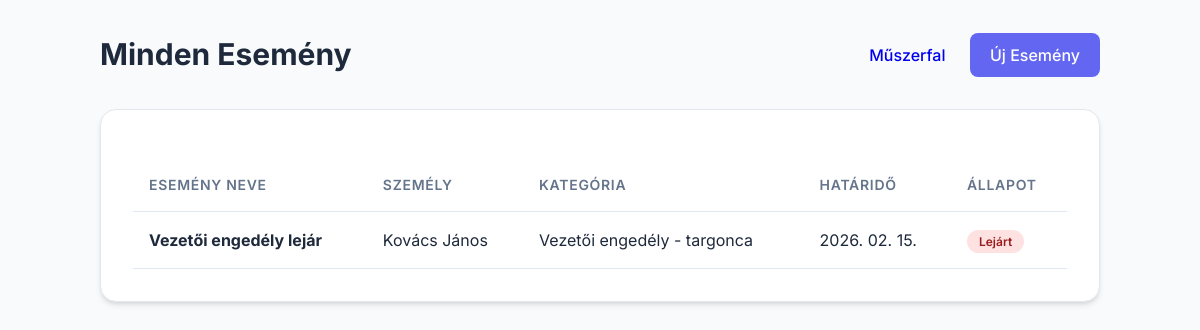
The page /list/ on the database as committed earlier.
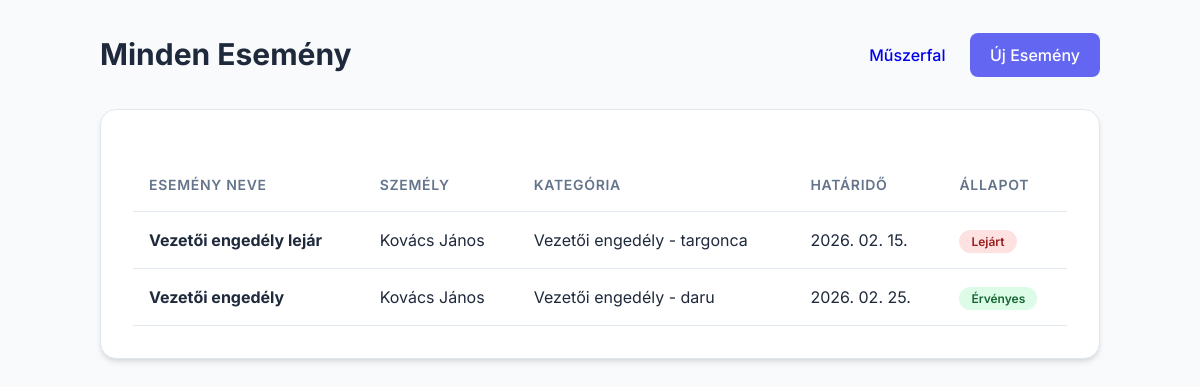
The same page on the database as committed later.
### todoapp/models.py (models this page shows, shortened)
class Event(models.Model):
    name = models.CharField(max_length=200, verbose_name="Esemény/Okmány neve")
    person = models.ForeignKey(Person, on_delete=models.CASCADE, related_name='events', verbose_name="Érintett személy")
    subcategory = models.ForeignKey(SubCategory, on_delete=models.PROTECT, related_name='events', verbose_name="Kategória")
    deadline = models.DateField(verbose_name="Érvényesség vége (határidő)")
    created_at = models.DateTimeField(auto_now_add=True)
    @property
    def is_valid(self):
        return self.deadline >= timezone.now().date()
    class Meta:
        verbose_name = "Esemény"
        verbose_name_plural = "Események"
        ordering = ['deadline']

class Person(models.Model):
    full_name = models.CharField(max_length=200, verbose_name="Név")
    email = models.EmailField(blank=True, null=True, verbose_name="E-mail")
    phone = models.CharField(max_length=20, blank=True, null=True, verbose_name="Telefonszám")
    class Meta:
        verbose_name = "Személy"
        verbose_name_plural = "Személyek"

class SubCategory(models.Model):
    name = models.CharField(max_length=100, verbose_name="Alkategória")
    main_category = models.ForeignKey(MainCategory, on_delete=models.CASCADE, related_name='subcategories', verbose_name="Főkategória")
    def __str__(self):
        return f"{self.main_category.name} - {self.name}"
    class Meta:
        verbose_name = "Alkategória"
        verbose_name_plural = "Alkategóriák"

class MainCategory(models.Model):
    name = models.CharField(max_length=100, verbose_name="Főkategória")
    class Meta:
        verbose_name = "Főkategória"
        verbose_name_plural = "Főkategóriák"

### todoapp/views.py (the view)
# urls.py: path('list/', views.EventListView.as_view(), name='event_list'),
class EventListView(ListView):
    model = Event
    template_name = 'todoapp/event_list.html'
    context_object_name = 'events'

### todoapp/templates/todoapp/event_list.html (shortened to what this page needs)
{% extends 'todoapp/base.html' %}
{% block header_title %}Minden Esemény{% endblock %}
{% block nav_buttons %}
<a href="{% url 'dashboard' %}" class="btn">Műszerfal</a>
<a href="{% url 'event_create' %}" class="btn btn-primary">Új Esemény</a>
{% endblock %}
{% block content %}
<div class="card">
    {% if events %}
    <div style="overflow-x: auto;">
        <table>
            <thead>
                <tr>
                    <th>Esemény neve</th>
                    <th>Személy</th>
                    <th>Kategória</th>
                    <th>Határidő</th>
                    <th>Állapot</th>
                </tr>
            </thead>
            <tbody>
                {% for event in events %}
                <tr>
                    <td><strong>{{ event.name }}</strong></td>
                    <td>{{ event.person.full_name }}</td>
                    <td>{{ event.subcategory }}</td>
                    <td>{{ event.deadline|date:"Y. m. d." }}</td>
                    <td>
                        {% if not event.is_valid %}
                        <span class="status status-expired">Lejárt</span>
                        {% else %}
                        <span class="status status-valid">Érvényes</span>
                        {% endif %}
                    </td>
                </tr>
                {% endfor %}
            </tbody>
        </table>
    </div>
    {% else %}
    <p style="text-align: center; color: var(--text-muted); padding: 2rem;">Nincs még rögzített esemény.</p>
    {% endif %}
</div>
{% endblock %}

### todoapp/templates/todoapp/base.html (shortened to what this page needs)
<!DOCTYPE html>
<html lang="hu">
<head>
</head>
<body>
    <div class="container">
        <header>
            <h1>
                <a href="{% url 'dashboard' %}" style="text-decoration: none; color: inherit;">
                    {% block header_title %}Emlékeztető Rendszer{% endblock %}
                </a>
            </h1>
            <div>
                {% block nav_buttons %}{% endblock %}
            </div>
        </header>
        <main>
            {% block content %}{% endblock %}
        </main>
    </div>
</body>
</html>

### todoapp/templates/todoapp/base.html (style rules this page uses)
:root { --primary: #6366f1; --primary-hover: #4f46e5; --bg: #f8fafc; --card-bg: #ffffff; --text-main: #1e293b; --text-muted: #64748b; --border: #e2e8f0; --accent: #f43f5e; --shadow: 0 4px 6px -1px rgb(0 0 0 / 0.1), 0 2px 4px -2px rgb(0 0 0 / 0.1); --shadow-lg: 0 10px 15px -3px rgb(0 0 0 / 0.1), 0 4px 6px -4px rgb(0 0 0 / 0.1); }
* { margin: 0; padding: 0; box-sizing: border-box; }
body { font-family: 'Inter', sans-serif; background-color: var(--bg); color: var(--text-main); line-height: 1.5; padding: 2rem; }
.container { max-width: 1000px; margin: 0 auto; }
header { display: flex; justify-content: space-between; align-items: center; margin-bottom: 2rem; }
h1 { font-weight: 700; font-size: 1.875rem; color: var(--text-main); }
.btn { display: inline-flex; align-items: center; padding: 0.625rem 1.25rem; border-radius: 0.5rem; font-weight: 500; cursor: pointer; transition: all 0.2s; text-decoration: none; border: none; gap: 0.5rem; }
.btn-primary { background-color: var(--primary); color: white; }
.card { background: var(--card-bg); border: 1px solid var(--border); border-radius: 1rem; padding: 2rem; box-shadow: var(--shadow); }
table { width: 100%; border-collapse: collapse; margin-top: 1rem; }
th, td { padding: 1rem; text-align: left; border-bottom: 1px solid var(--border); }
th { font-weight: 600; color: var(--text-muted); font-size: 0.875rem; text-transform: uppercase; letter-spacing: 0.05em; }
.status { padding: 0.25rem 0.75rem; border-radius: 9999px; font-size: 0.75rem; font-weight: 600; }
.status-valid { background: #dcfce7; color: #166534; }
.status-expired { background: #fee2e2; color: #991b1b; }

Rows that differ between the two databases and show on the page:
added Event: name "Vezetői engedély", person.full_name "Kovács János", subcategory "Vezetői engedély - daru", deadline "2026. 02. 25.", shows "Érvényes"
